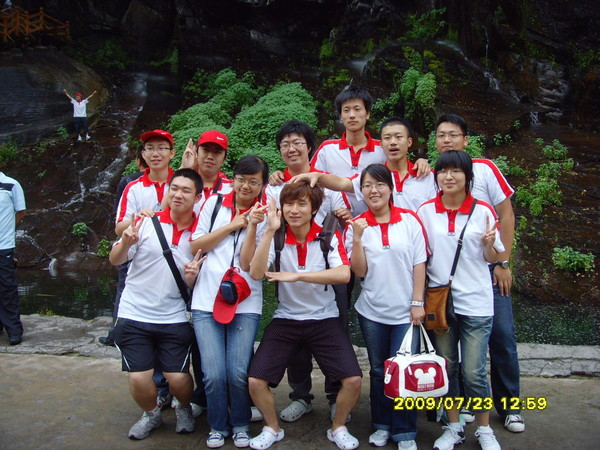
//> input picture Learning OpenCV/Test Resource/013.jpg, 600 x 450 px
$ ./Ch6_Test_Convolution '../Test Resource/013.jpg'   (built with g++ and OpenCV 4)
//> lines starting //> are read from the running program, lines starting //| are printed output that depends on the picture
////////////////////////////////////////////
// Date:     2009-11-05
// Author:   Yishi Guo
// Chapter:  6 Image Transforms
// Content:  cvFilter2D
////////////////////////////////////////////
#include "cv.h"
#include "highgui.h"
#include <iostream.h>

void output_mat( CvMat* mat ) {
	int rows = mat->rows;
	int cols = mat->cols;
	int i, j;
	for ( i = 0; i < rows; ++i ) {
		for ( j = 0; j < cols; ++j ) {
			cout << cvmGet( mat, i, j ) << " ";
		}
		cout << endl;
	}
}

int main( int argc, char** argv ) {
	if ( argc < 2 ) {
		return -1;
	} else {
		// Get Martix of Kernel
		//
		CvMat *kernel = cvCreateMat( 3, 3, CV_32FC1 );
		cvZero( kernel );

		// For debug
		// output_mat( kernel );

		cvmSet( kernel, 1, 0, 1 );
		cvmSet( kernel, 1, 2, -1);

		// For debug
		// output_mat( kernel );

		// Get Image
		//
		IplImage* src = cvLoadImage( argv[1], CV_LOAD_IMAGE_GRAYSCALE );
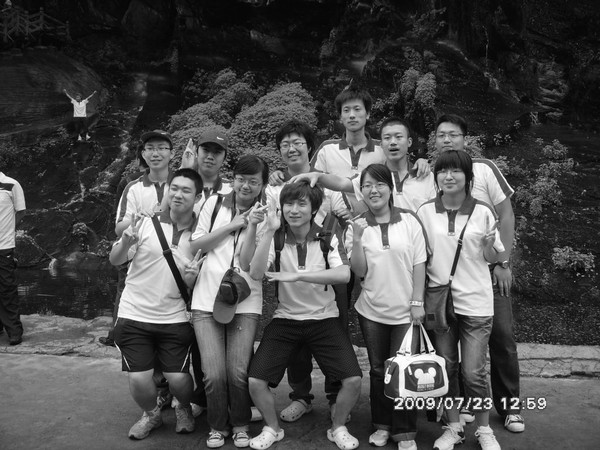
//> src: 450 rows x 600 cols, CV_8UC1; min 0, max 255, mean 77.1
		if ( !src ) {
			return -1;
		}
		IplImage* dst = cvCreateImage( cvGetSize(src), src->depth, src->nChannels );

		cvFilter2D( src, dst, kernel );
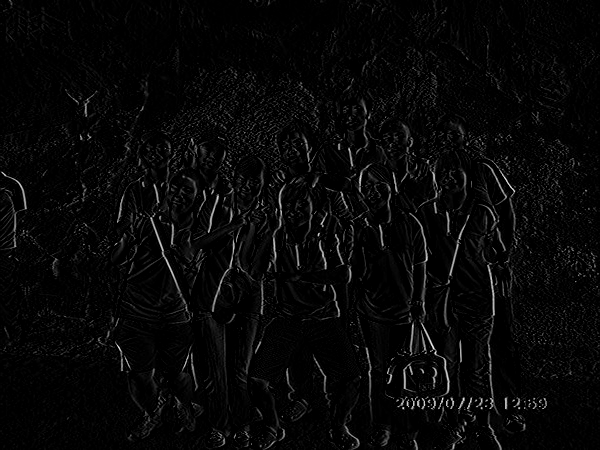
//> dst: 450 rows x 600 cols, CV_8UC1; min 0, max 237, mean 7.8

		const char* src_window_name = "Ch6 Test Convolution src";
		const char* dst_window_name = "Ch6 Test Convolution dst";

		cvNamedWindow( src_window_name, CV_WINDOW_AUTOSIZE );
		cvNamedWindow( dst_window_name, CV_WINDOW_AUTOSIZE );

		cvShowImage( src_window_name, src );
		cvShowImage( dst_window_name, dst );

		cvWaitKey(0);

		cvReleaseMat( &kernel );
		cvReleaseImage( &src );
		cvReleaseImage( &dst );
		cvDestroyWindow( src_window_name );
		cvDestroyWindow( dst_window_name );
	}
	return 0;
}

$ run again, on Learning OpenCV/Test Resource/12.jpg
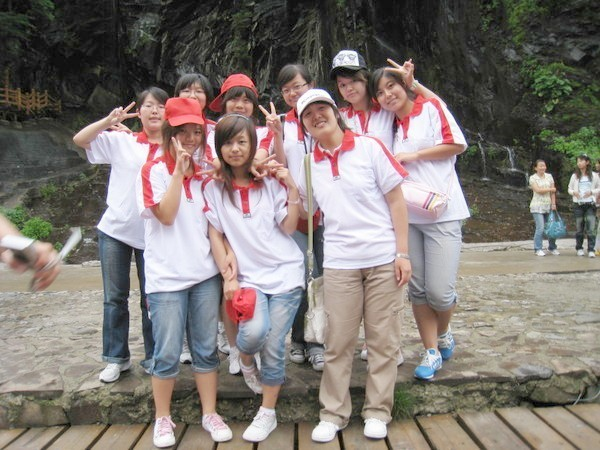
//> input picture Learning OpenCV/Test Resource/12.jpg, 600 x 450 px
//> `IplImage* src = cvLoadImage( argv[1], CV_LOAD_IMAGE_GRAYSCALE );`:
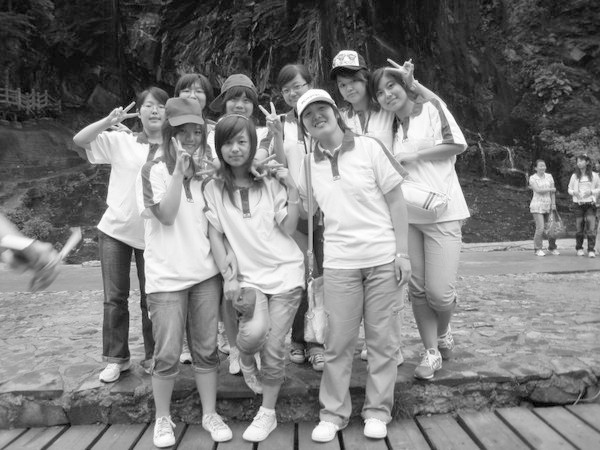
//> src: 450 rows x 600 cols, CV_8UC1; min 0, max 255, mean 123.1
//> `cvFilter2D( src, dst, kernel );`:
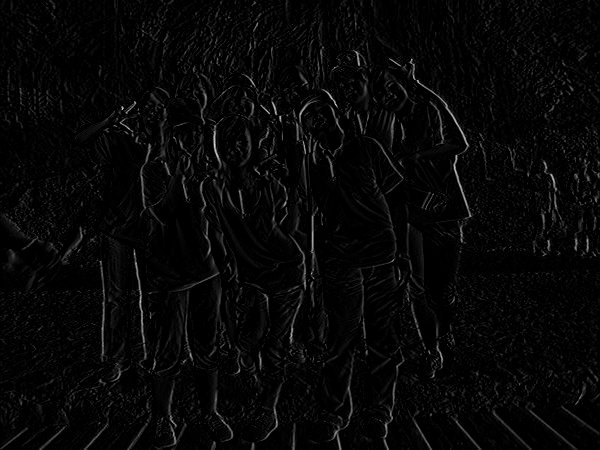
//> dst: 450 rows x 600 cols, CV_8UC1; min 0, max 214, mean 7

$ run again, on Learning OpenCV/Test Resource/186.jpg
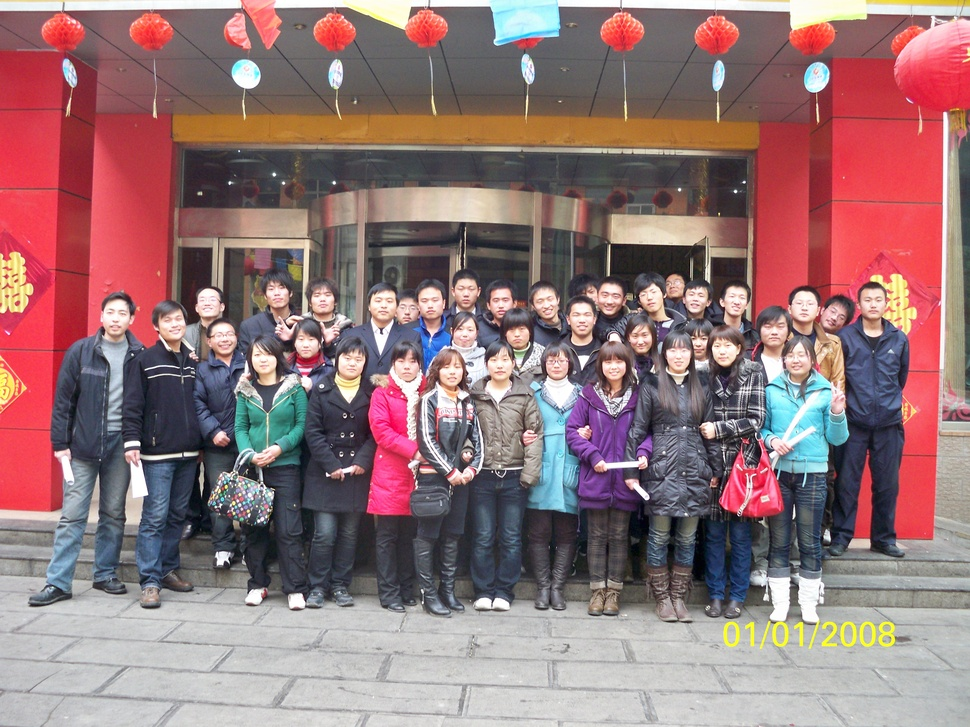
//> input picture Learning OpenCV/Test Resource/186.jpg, 970 x 727 px, shrunk from 3648 x 2736 before the run
//> `IplImage* src = cvLoadImage( argv[1], CV_LOAD_IMAGE_GRAYSCALE );`:
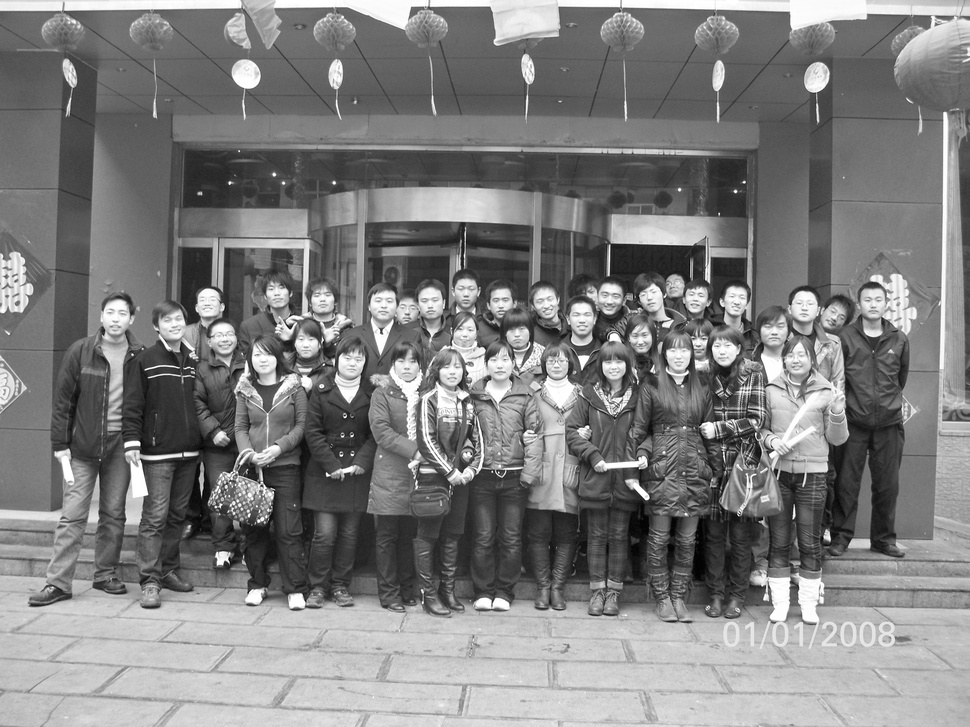
//> src: 727 rows x 970 cols, CV_8UC1; min 0, max 255, mean 127
//> `cvFilter2D( src, dst, kernel );`:
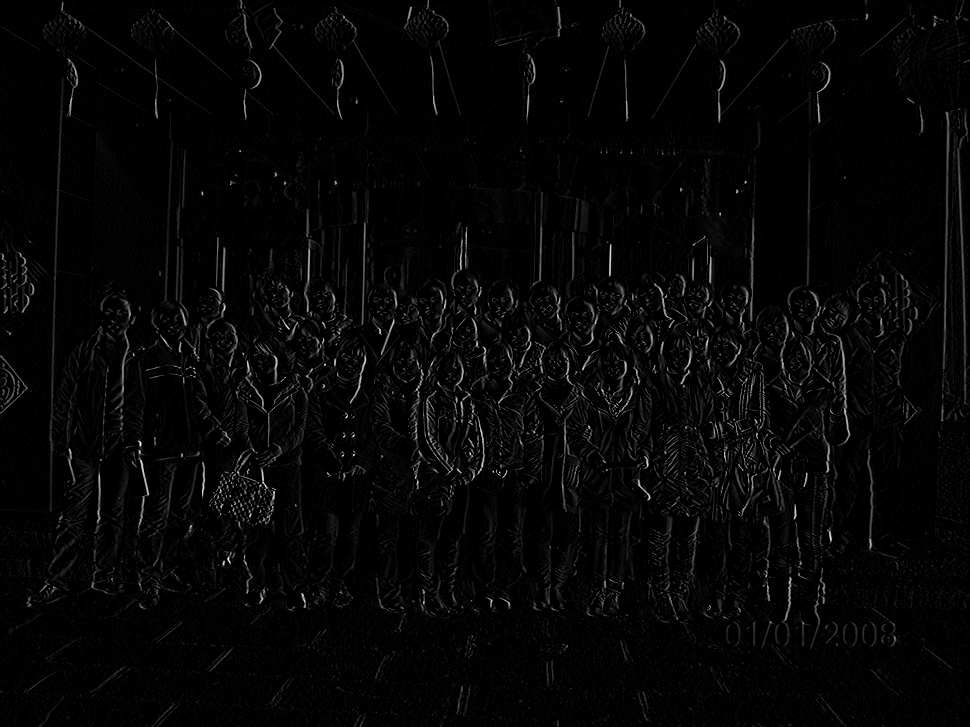
//> dst: 727 rows x 970 cols, CV_8UC1; min 0, max 251, mean 6.1

$ run again, on Learning OpenCV/Test Resource/27.jpg
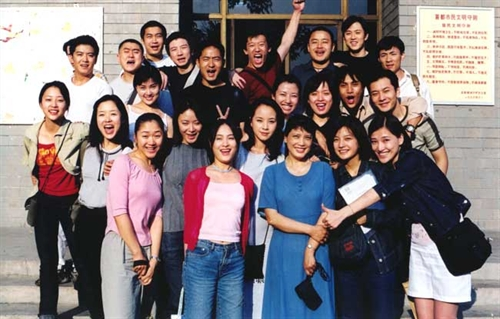
//> input picture Learning OpenCV/Test Resource/27.jpg, 500 x 319 px
//> `IplImage* src = cvLoadImage( argv[1], CV_LOAD_IMAGE_GRAYSCALE );`:
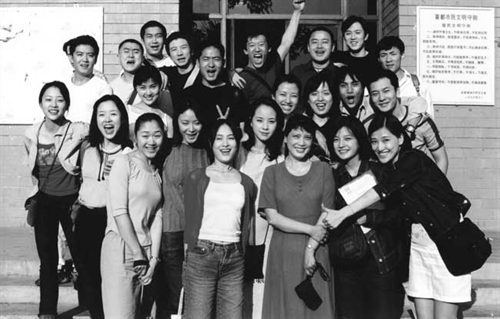
//> src: 319 rows x 500 cols, CV_8UC1; min 3, max 255, mean 122.7
//> `cvFilter2D( src, dst, kernel );`:
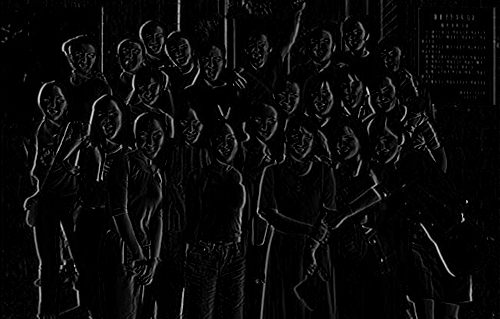
//> dst: 319 rows x 500 cols, CV_8UC1; min 0, max 237, mean 9.5
